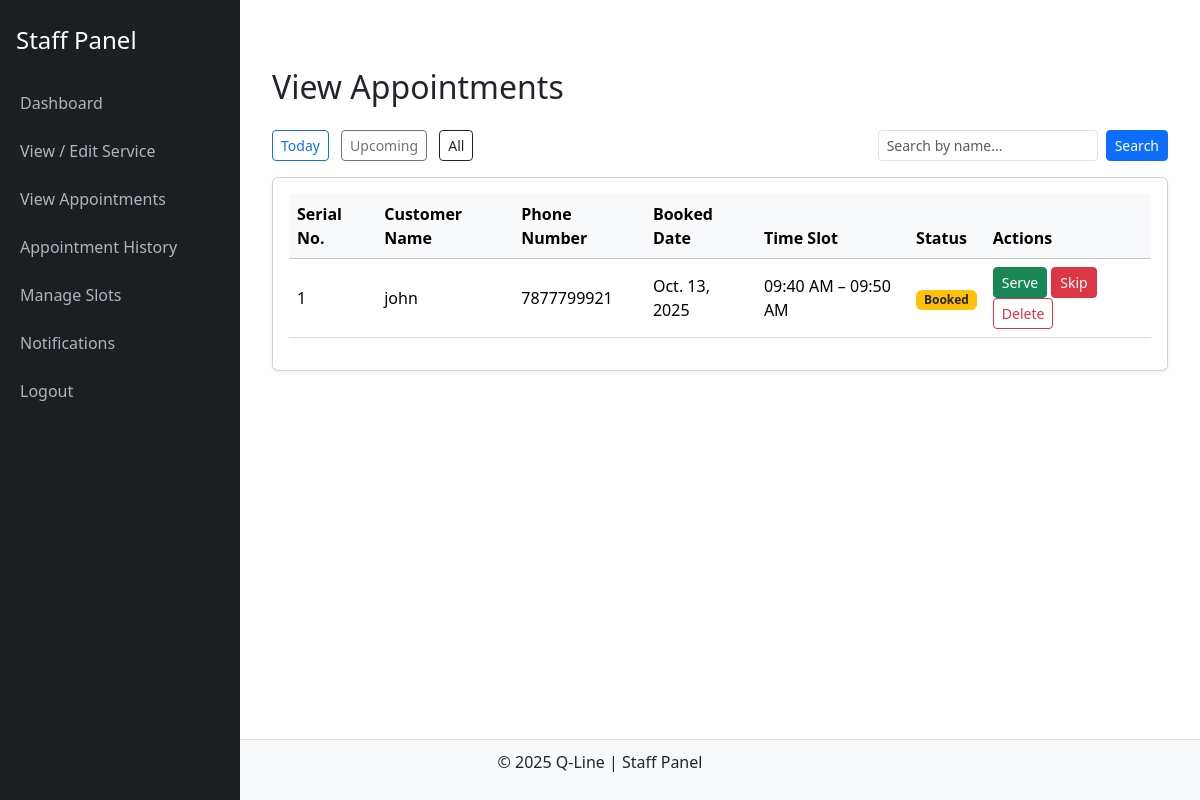
The page /staff/appointments/ (signed in) on the database as committed earlier.
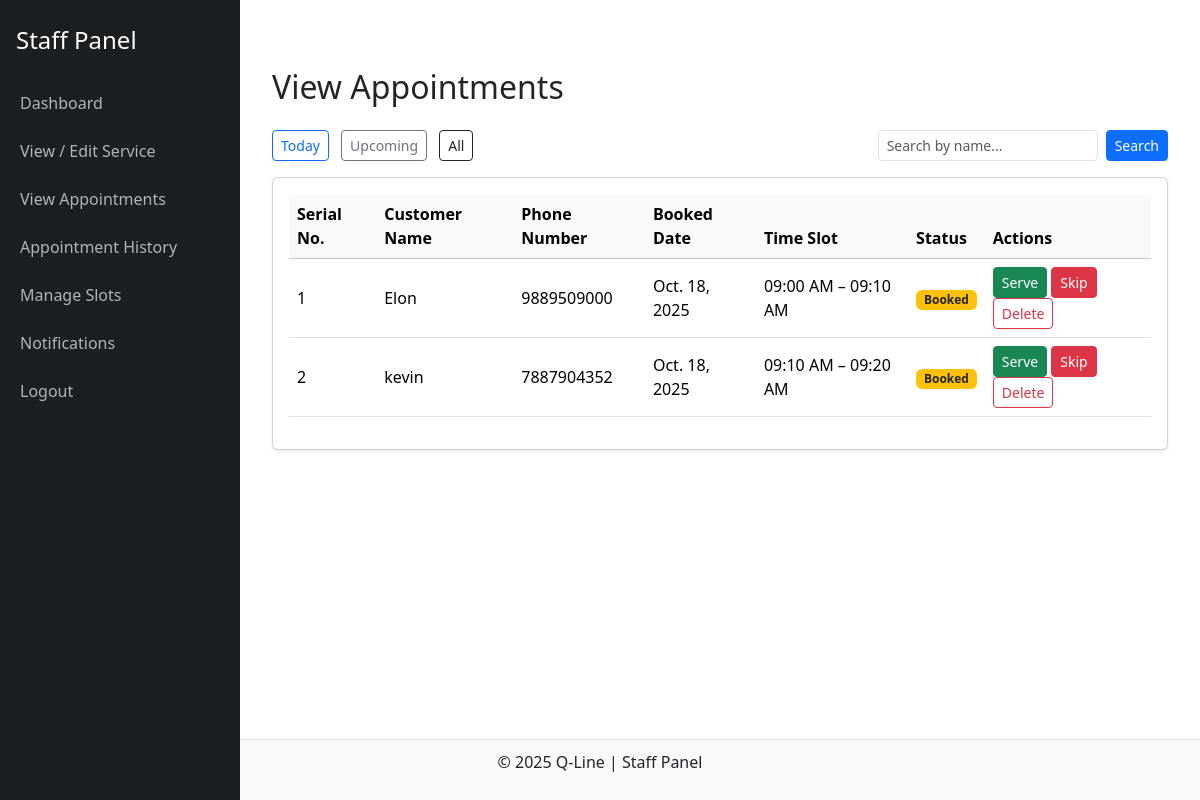
The same page on the database as committed later.
### bookings/models.py (models this page shows, shortened)
class Appointment(models.Model):
    user = models.ForeignKey(User, on_delete=models.CASCADE)
    org = models.ForeignKey(Organization, on_delete=models.CASCADE)
    name = models.CharField(max_length=100)
    date = models.DateField()
    time_slot = models.CharField(max_length=20)
    phone = models.CharField(max_length=15)
    status = models.CharField(max_length=20, default="Booked")
    updated_at = models.DateTimeField(auto_now=True)

### staff/views.py (the view)
# urls.py: path('appointments/', views.staff_appointments, name='staff_appointments'),
def staff_appointments(request):
    staff_id = request.session.get("staff_id")
    if not staff_id:
        return redirect("staff_login")
    org = Organization.objects.filter(staff_id=staff_id).first()
    if not org:
        return render(request, 'staff/appointments.html', {
            "appointments": [],
            "staff_org": None
        })
    today = date.today()
    filter_type = request.GET.get("filter")
    search_query = request.GET.get("search", "")
    appointments = Appointment.objects.filter(org=org).order_by("date", "time_slot")
    if request.method == "POST" and request.POST.get("action") == "delete":
        appointment_id = request.POST.get("appointment_id")
        Appointment.objects.filter(id=appointment_id, org=org).delete()
        messages.success(request, "Appointment deleted successfully.")
        return redirect("staff_appointments")
    appointments = Appointment.objects.filter(
        org=org, status="Booked"
    ).order_by("date", "time_slot")
    if filter_type == "today":
        appointments = appointments.filter(date=today)
    elif filter_type == "upcoming":
        appointments = appointments.filter(date__gt=today)
    if search_query:
        appointments = appointments.filter(name__icontains=search_query)
    return render(request, 'staff/appointments.html', {
        "appointments": appointments,
        "staff_org": org,
    })

### staff/templates/staff/appointments.html (shortened to what this page needs)
{% extends "staff/base.html" %}
{% block content %}
<div class="container mt-5">
    <h2 class="mb-4">View Appointments</h2>
    <div class="mb-3 d-flex justify-content-between">
        <div>
            <a href="?filter=today" class="btn btn-outline-primary btn-sm me-2">Today</a>
            <a href="?filter=upcoming" class="btn btn-outline-secondary btn-sm">Upcoming</a>
            <a href="/staff/appointments/" class="btn btn-outline-dark btn-sm ms-2">All</a>
        </div>
        <form method="get" class="d-flex" style="max-width: 300px;">
            <input type="text" name="search" class="form-control form-control-sm" placeholder="Search by name...">
            <button class="btn btn-primary btn-sm ms-2" type="submit">Search</button>
        </form>
    </div>
    <div class="card shadow-sm">
        <div class="card-body">
            <table class="table table-hover align-middle">
                <thead class="table-light">
                    <tr>
                        <th>Serial No.</th>
                        <th>Customer Name</th>
                        <th>Phone Number</th>
                        <th>Booked Date</th>
                        <th>Time Slot</th>
                        <th>Status</th>
                        <th>Actions</th>
                    </tr>
                </thead>
                <tbody>
                    {% for appointment in appointments %}
                    <tr>
                        <td>{{ forloop.counter }}</td>
                        <td>{{ appointment.name }}</td>
                        <td>{{ appointment.phone }}</td>
                        <td>{{ appointment.date }}</td>
                        <td>{{ appointment.time_slot }}</td>
                        <td>
                            {% if appointment.status == "Completed" %}
                            <span class="badge bg-success">Completed</span>
                            {% elif appointment.status == "Missed" %}
                            <span class="badge bg-danger">Missed</span>
                            {% elif appointment.status == "Booked" %}
                            <span class="badge bg-warning text-dark">Booked</span>
                            {% endif %}
                        </td>
                        <td>
                            {% if appointment.status == "Booked" %}
                                <a href="{% url 'staff_serve' appointment.id %}" class="btn btn-success btn-sm">Serve</a>
                                <a href="{% url 'staff_skip' appointment.id %}" class="btn btn-danger btn-sm">Skip</a>
                            {% endif %}
                            <form method="post" style="display:inline;"
                                  onsubmit="return confirm('Are you sure you want to delete this appointment?');">
                                <button type="submit" class="btn btn-sm btn-outline-danger">Delete</button>
                            </form>
                        </td>
                    </tr>
                    {% empty %}
                    <tr>
                        <td colspan="7" class="text-center text-muted">No appointments found.</td>
                    </tr>
                    {% endfor %}
                </tbody>
            </table>
        </div>
    </div>
</div>
{% endblock %}

Rows that differ between the two databases and show on the page:
no longer on this page (row edited): Appointment: name "john", phone "7877799921", date "Oct. 13, 2025", time_slot "09:40 AM – 09:50 AM", status "Booked"
added Appointment: name "Elon", phone "9889509000", date "Oct. 18, 2025", time_slot "09:00 AM – 09:10 AM", status "Booked"
added Appointment: name "kevin", phone "7887904352", date "Oct. 18, 2025", time_slot "09:10 AM – 09:20 AM", status "Booked"
